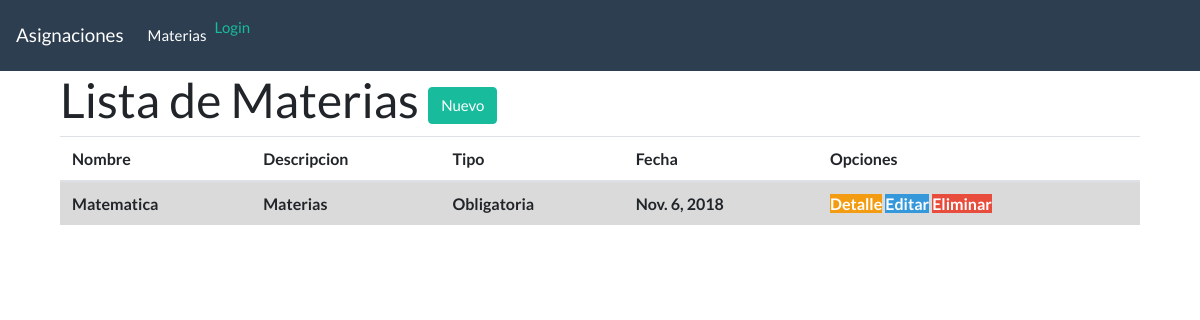
The page / on the database its author committed.
### python/models.py (models this page shows, shortened)
class Materia(models.Model):
    nombre = models.CharField(max_length=50)
    descripcion = models.CharField(max_length=100)
    fecha = models.DateField()
    tipo = models.ForeignKey(TipoMateria, on_delete=models.CASCADE,blank=True, null=True)
    alumnos   = models.ManyToManyField(Alumno, through='Inscripcion')

class TipoMateria(models.Model):
    nombre = models.CharField(max_length=50)
    descripcion = models.CharField(max_length=50)
    def __str__(self):
        return self.nombre

### python/views.py (the view)
# urls.py: url(r'^$', views.lista_materias, name ='lista_materias'),
def lista_materias(request):
    materias = Materia.objects.filter(fecha__lte=timezone.now()).order_by('fecha')
    return render(request, 'materias/materia_list.html', {'materias':materias})

### python/templates/materias/materia_list.html (shortened to what this page needs)
{% extends 'materias/base.html' %}
{% block content %}
<div class="container">
  <h1>Lista de Materias <a href="{% url 'materia_nuevo' %}" class="btn btn-success">Nuevo</a></h1>
      <table class="table table-hover">
        <thead>
          <tr>
            <th scope="col">Nombre</th>
            <th scope="col">Descripcion</th>
            <th scope="col">Tipo</th>
            <th scope="col">Fecha</th>
            <th scope="col">Opciones</th>
          </tr>
        </thead>
        <tbody>
          {% for materia in materias %}
          <tr class="table-active">
            <th>{{materia.nombre}}</th>
            <th>{{materia.descripcion}}</th>
            <th>{{materia.tipo}}</th>
            <th>{{materia.fecha}}</th>
            <th>
              <a href="{% url 'materia_detalle' pk=materia.pk %}" class="bt btn-warning">Detalle</a>
              <a href="{% url 'materia_editar' pk=materia.pk %}" class="bt btn-info"><span class="glyphicon glyphicon-pencil">Editar</span></a>
              <a href="{% url 'materia_eliminar' pk=materia.pk %}" class="bt btn-danger">Eliminar</a>
            </th>
          </tr>
          {% endfor %}
        </tbody>
      </table>
</div>
{% endblock %}

### rows shown on the page
Materia: nombre "Matematica", descripcion "Materias", tipo "Obligatoria", fecha "Nov. 6, 2018"
